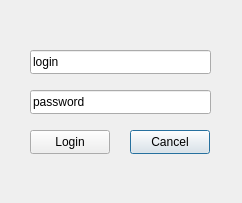
<?xml version="1.0" encoding="UTF-8"?>
<ui version="4.0">
 <class>LoginWidget</class>
 <widget class="QDialog" name="LoginWidget">
  <property name="geometry">
   <rect>
    <x>0</x>
    <y>0</y>
    <width>242</width>
    <height>203</height>
   </rect>
  </property>
  <property name="windowTitle">
   <string>Dialog</string>
  </property>
  <widget class="QPushButton" name="pushButton">
   <property name="geometry">
    <rect>
     <x>130</x>
     <y>130</y>
     <width>80</width>
     <height>24</height>
    </rect>
   </property>
   <property name="text">
    <string>Cancel</string>
   </property>
  </widget>
  <widget class="QPushButton" name="pushButton_2">
   <property name="geometry">
    <rect>
     <x>30</x>
     <y>130</y>
     <width>80</width>
     <height>24</height>
    </rect>
   </property>
   <property name="text">
    <string>Login</string>
   </property>
  </widget>
  <widget class="QLineEdit" name="lineEdit_Name">
   <property name="geometry">
    <rect>
     <x>30</x>
     <y>50</y>
     <width>181</width>
     <height>24</height>
    </rect>
   </property>
   <property name="text">
    <string>login</string>
   </property>
  </widget>
  <widget class="QLineEdit" name="lineEdit_Password">
   <property name="geometry">
    <rect>
     <x>30</x>
     <y>90</y>
     <width>181</width>
     <height>24</height>
    </rect>
   </property>
   <property name="text">
    <string>password</string>
   </property>
  </widget>
 </widget>
 <resources/>
 <connections/>
</ui>
